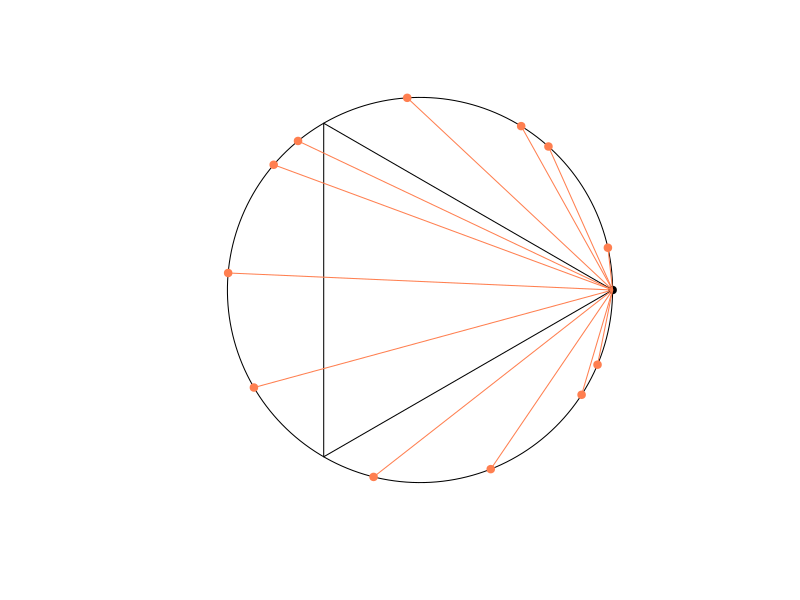
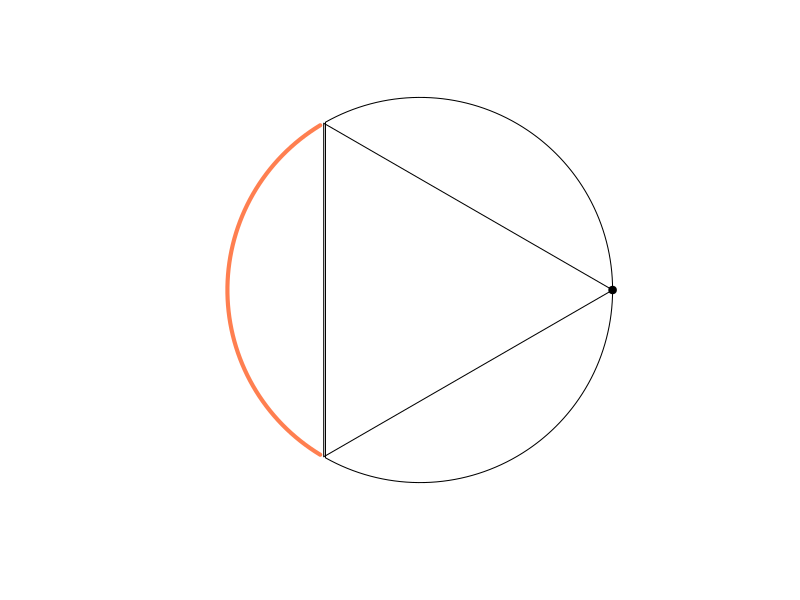
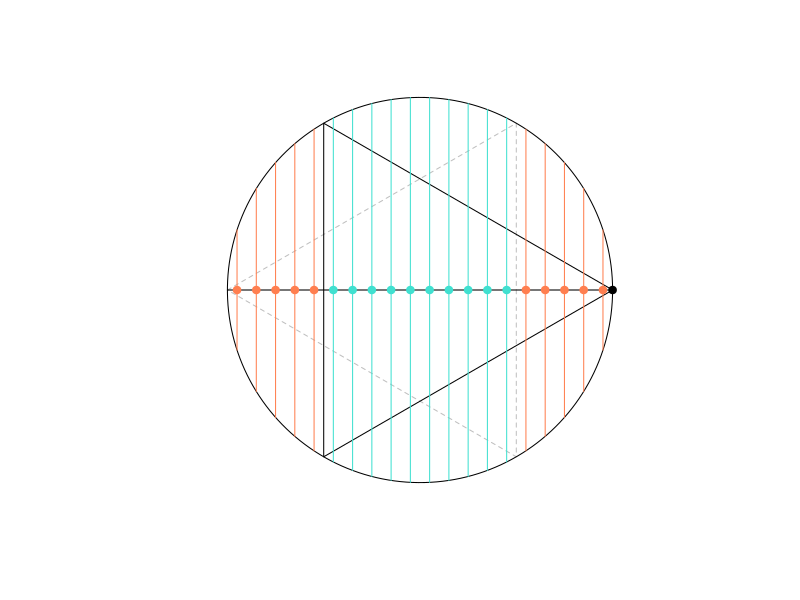
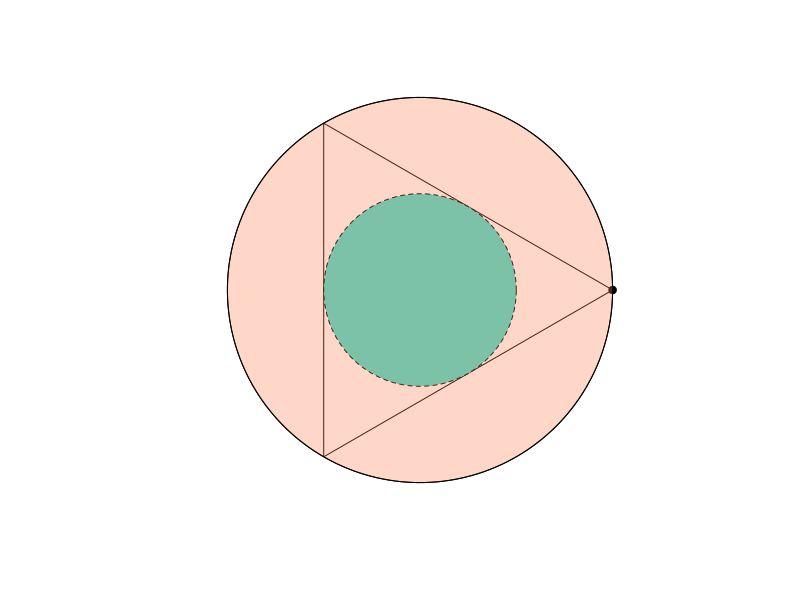
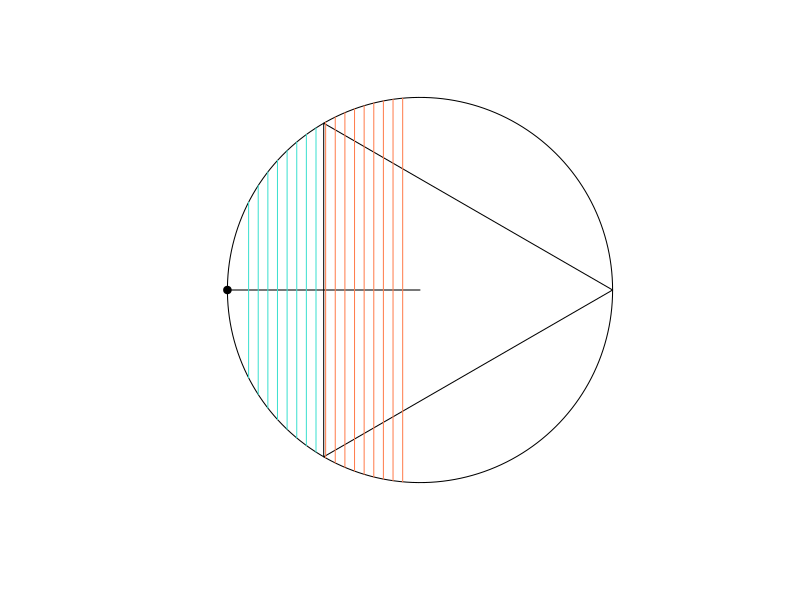
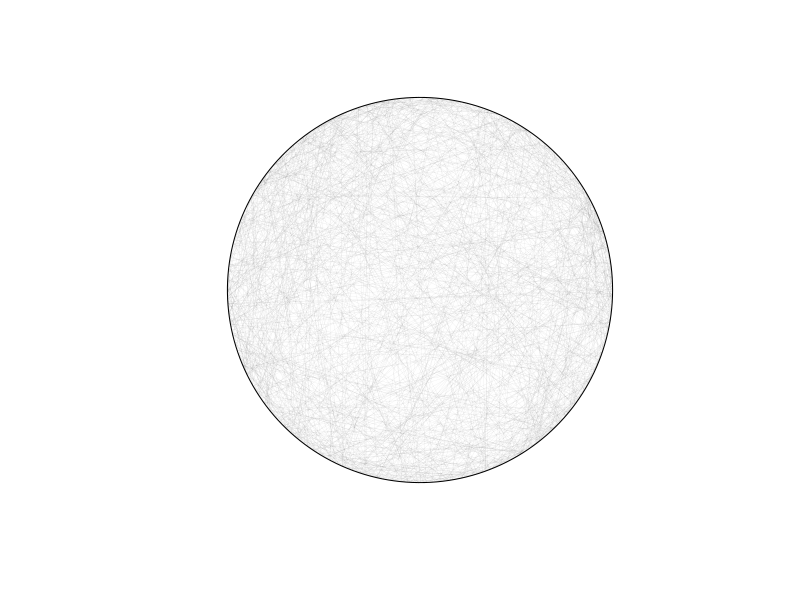
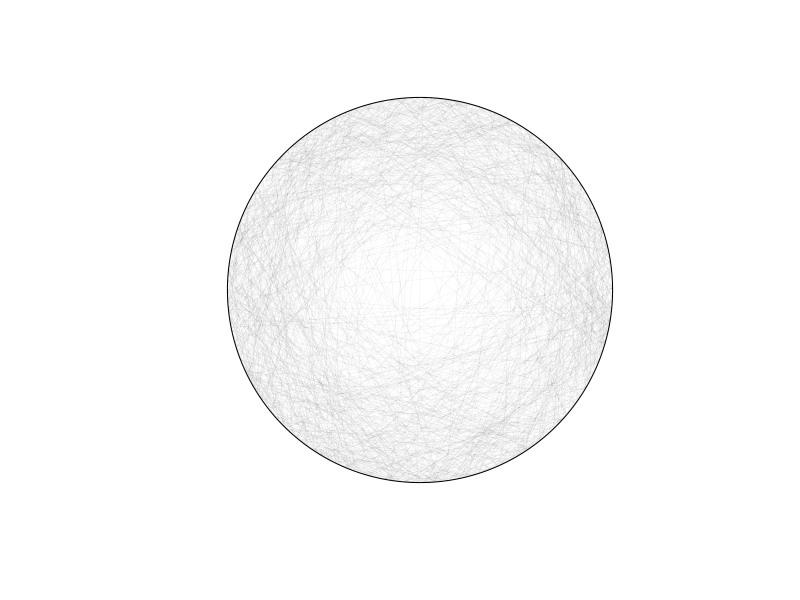
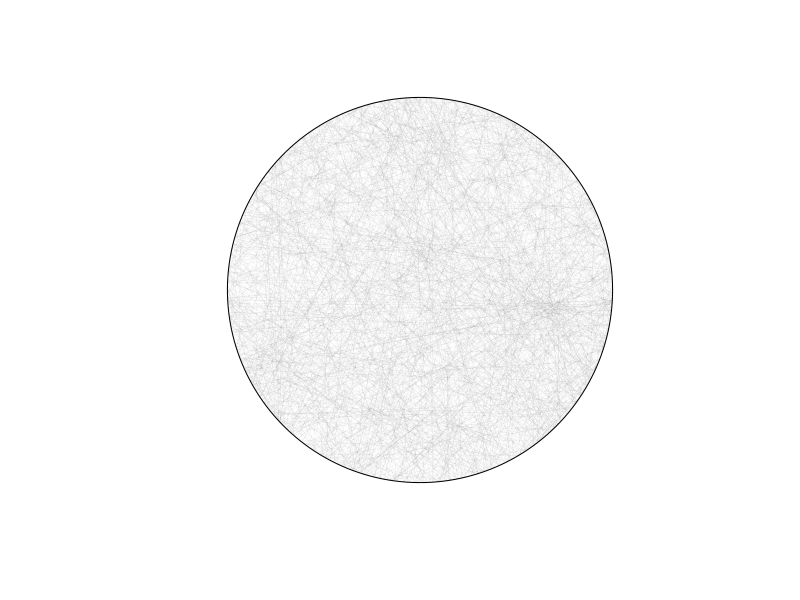

Generate these figures, in order, with R:
## ---- chunk 1
B = 1.0
plot(c(), axes=FALSE, ann=FALSE, xlim = c(-B,B), ylim  = c(-B, B), asp = 1)
theta <- seq(0, 2 * pi, length.out = 200) # Values to be used for drawing
lines(cos(theta), sin(theta))
# Triangle edges
tth <- c(0, 2*pi/3, 4*pi/3, 2*pi)
triangle.x <- cos(tth)
triangle.y <- sin(tth)
lines(triangle.x, triangle.y)
# Draw a single triangle edge
a.x <- 1
a.y <- 0
points(x = a.x, y = a.y, pch = 19, col = "black")
# Draw some chords around the circle
th <- seq(15, 345, 30) # angles of 15, 45, ..., 345 degrees
xs <- cos(th)
ys <- sin(th)
points(x = xs, y = ys, pch = 19, col="coral")
for (i in 1:length(xs)) {
  lines(c(a.x, xs[i]), c(a.y, ys[i]), col="coral")
}
## ---- chunk 2
B = 1.0
plot(c(), axes=FALSE, ann=FALSE, xlim = c(-B,B), ylim  = c(-B, B), asp = 1)
theta <- seq(0, 2 * pi, length.out = 200) # Values to be used for drawing
large <- theta[theta > 2*pi/3 & theta < 4*pi/3]
small <- theta[theta < 2*pi/3 | theta > 4*pi/3]
lines(cos(small), sin(small))
lines(cos(large), sin(large), col = "coral", lwd = 4)
# Triangle edges
tth <- c(0, 2*pi/3, 4*pi/3, 2*pi)
triangle.x <- cos(tth)
triangle.y <- sin(tth)
lines(triangle.x, triangle.y)
# Draw a single triangle edge
a.x <- 1
a.y <- 0
points(x = a.x, y = a.y, pch = 19, col = "black")
# 
## ---- chunk 3
B = 1.0
plot(c(), axes=FALSE, ann=FALSE, xlim = c(-B,B), ylim  = c(-B, B), asp = 1)
theta <- seq(0, 2 * pi, length.out = 200) # Values to be used for drawing
lines(cos(theta), sin(theta))
# Triangle edges
tth <- c(0, 2*pi/3, 4*pi/3, 2*pi)
triangle.x <- cos(tth)
triangle.y <- sin(tth)
lines(triangle.x, triangle.y)
# Draw a single triangle edge
a.x <- 1
a.y <- 0
points(x = a.x, y = a.y, pch = 19, col = "black")
# Draw flipped triangle for reference
ftth <- pi - tth
ftriangle.x <- cos(ftth)
ftriangle.y <- sin(ftth)
lines(ftriangle.x, ftriangle.y, col = "#00000040", lty = "dashed")
# Draw a diameter on which we place middle points
lines(c(a.x, -1), c(a.y, 0))
# Draw some chords
for (mx in seq(-0.95, 0.95, 0.10)) {
  my <- sqrt(1 - mx^2)
  colour <- "coral"
  if (mx > -0.5 && mx < 0.5) {
    colour <- "turquoise"
  }
  lines(c(mx, mx), c(my, -my), col = colour)
  points(x = mx, y = 0, pch = 19, col = colour)
}
## ---- chunk 4
B = 1.0
plot(c(), axes=FALSE, ann=FALSE, xlim = c(-B,B), ylim  = c(-B, B), asp = 1)
theta <- seq(0, 2 * pi, length.out = 200) # Values to be used for drawing
lines(cos(theta), sin(theta))
# Triangle edges
tth <- c(0, 2*pi/3, 4*pi/3, 2*pi)
triangle.x <- cos(tth)
triangle.y <- sin(tth)
lines(triangle.x, triangle.y)
# Draw a single triangle edge
a.x <- 1
a.y <- 0
points(x = a.x, y = a.y, pch = 19, col = "black")
# Draw inner circle
r <- 0.5
polygon(r * cos(theta), r * sin(theta), col = "turquoise", lty = "dashed")
polygon(cos(theta), sin(theta), col = "#FF7F5050")
## ---- chunk 5
B = 1.0
plot(c(), axes=FALSE, ann=FALSE, xlim = c(-B,B), ylim  = c(-B, B), asp = 1)
theta <- seq(0, 2 * pi, length.out = 200) # Values to be used for drawing
lines(cos(theta), sin(theta))
# Triangle edges
tth <- c(0, 2*pi/3, 4*pi/3, 2*pi)
triangle.x <- cos(tth)
triangle.y <- sin(tth)
lines(triangle.x, triangle.y)
# Draw a single triangle edge
a.x <- -1
a.y <- 0
points(x = a.x, y = a.y, pch = 19, col = "black")
# Draw a radius
lines(c(0, -1), c(0, 0))
# Draw some chords
for (mx in seq(-0.09, -0.89, -0.05)) {
  my <- sqrt(1 - mx^2)
  colour <- "turquoise"
  if (mx > -0.5) {
    colour <- "coral"
  }
  lines(c(mx, mx), c(my, -my), col = colour)
}
## ---- chunk 6
# `chords` is a list of lists of start end x and y values (separately), each corresponding to the same chord.
draw_chords <- function(chords) {
  B = 1.0
  plot(c(), axes=FALSE, ann=FALSE, xlim = c(-B,B), ylim  = c(-B, B), asp = 1)
  theta <- seq(0, 2 * pi, length.out = 200) # Values to be used for drawing
  lines(cos(theta), sin(theta))
  for (chord in chords) {
    lines(chord[[1]], chord[[2]], lwd = 0.2, col = "#00000020")
  }
}
## ---- chunk 7
N <- 1000 # Number of chords in sample
start_theta <- sample(seq(0, 2*pi, 0.001), N, replace = TRUE)
end_theta <- sample(seq(0, 2*pi, 0.001), N, replace = TRUE)
chords <- list()
for (i in 1:N) {
  thetas <- c(start_theta[i], end_theta[i])
  chords[[i]] <- list(cos(thetas), sin(thetas))
}
# Draw chords
draw_chords(chords)
## ---- chunk 8
# Midpoint polar coordinates
mtheta <- sample(seq(0, 2*pi, 0.001), N, replace = TRUE)
# There is a whole lot to explain about why we take square roots here...
mr <- sqrt(sample(seq(0, 1, 0.001), N, replace = TRUE))
# Vectorised operations to speed up execution
cs <- cos(mtheta)
ss <- sin(mtheta)
my <- sqrt(1 - mr^2)
chords <- list()
for (i in 1:N) {
  a <- c(mr[i], my[i])
  b <- c(mr[i], -my[i])
  rot <- matrix(c(cs[i], ss[i], -ss[i], cs[i]), nrow = 2, ncol = 2, byrow = TRUE)
  ra <- rot %*% a
  rb <- rot %*% b
  chords[[i]] <- list(c(ra[1], rb[1]), c(ra[2], rb[2]))
}
# Draw chords
draw_chords(chords)
## ---- chunk 9
# Midpoint polar coordinates
mtheta <- sample(seq(0, 2*pi, 0.001), N, replace = TRUE)
mr <- sample(seq(0, 1, 0.001), N, replace = TRUE)
# Vectorised operations to speed up execution
cs <- cos(mtheta)
ss <- sin(mtheta)
my <- sqrt(1 - mr^2)
chords <- list()
for (i in 1:N) {
  a <- c(mr[i], my[i])
  b <- c(mr[i], -my[i])
  rot <- matrix(c(cs[i], ss[i], -ss[i], cs[i]), nrow = 2, ncol = 2, byrow = TRUE)
  ra <- rot %*% a
  rb <- rot %*% b
  chords[[i]] <- list(c(ra[1], rb[1]), c(ra[2], rb[2]))
}
# Draw chords
draw_chords(chords)
